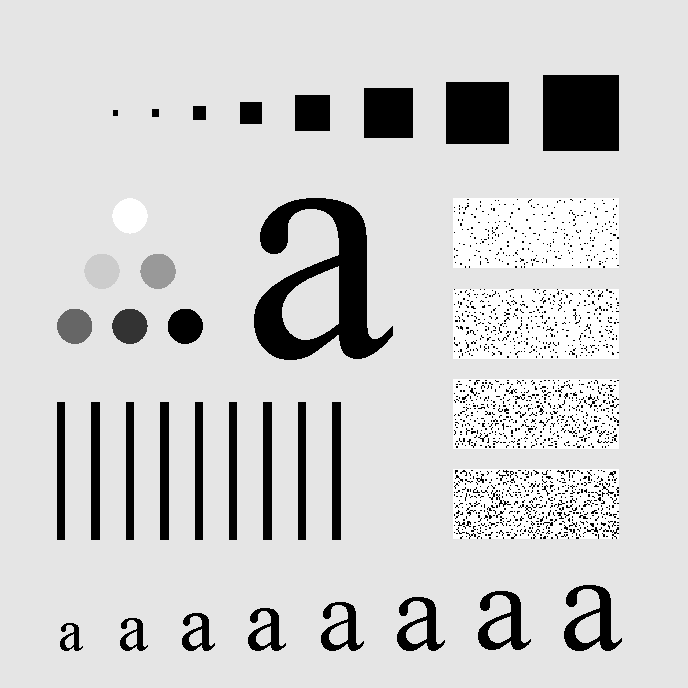
#> input picture Digital-Image-Processing/Lab 8/Lab8/smoothing.tif, 688 x 688 px
$ python 'Task 1.py'
#> lines starting #> are read from the running program, lines starting #| are printed output that depends on the picture
#> further down, img is the input picture: shape (688, 688); min 0, max 255, mean 207.3
import numpy as np
import cv2

def apply_filter(img,filter):
    filter_sum=0
    for x in range(0, filter.shape[0]):
        for y in range(0, filter.shape[1]):
            filter_sum = filter_sum + filter[x, y]
    arr=np.asarray(img)

    filter_row=filter.shape[0]
    filter_col=filter.shape[1]
    padding_size=filter_col/2                  #do zero padding acc. to the filer size to avoid out of bound errors
    arr=np.pad(arr, int(padding_size), mode='constant')  #applying zero padding
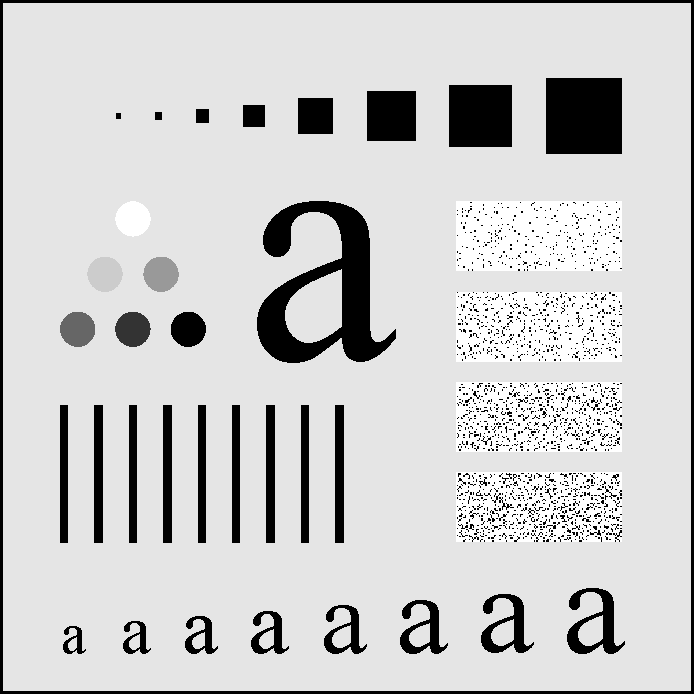
#> arr: shape (694, 694); min 0, max 255, mean 203.7
    rows = arr.shape[0]  # width & height of the image i.e. no. of pixels
#> rows = 694
    cols = arr.shape[1]
#> cols = 694
    c = 0
    d=0
    g=filter.shape[1]
    for a in range(0,(rows*cols)):
        if filter_col>cols:   #for last column pixel, move the window to the next row
             d+=1
             filter_row+=1
             c=0
             filter_col=g
        if filter_row>rows:   #after last row limit of window, exit
             break
        b=arr[int(d):int(filter_row), int(c):int(filter_col)]
        sum=np.sum(filter*b)
        avg=sum/filter_sum
        arr[int(d+padding_size),int(c+padding_size)]=avg   #replacing with the avg pixel value
        c+=1    #for moving the window ahead one pixel at a time (same for rows also)
        filter_col+=1
#> this loop made 473345 passes
#> (sum, avg) on passes 1 to 3: (13969, 99.78), (16593, 118.5), (18286, 130.6)
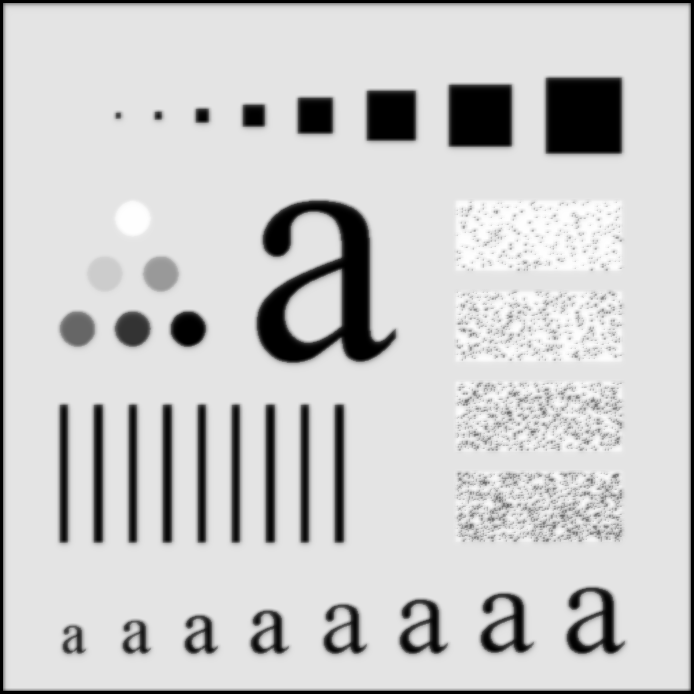
#> arr: shape (694, 694); min 0, max 254, mean 201.7
#> after the loop, c = 0; d = 688; filter_col = 7; filter_row = 695
    img = np.array(arr * 255, dtype=np.uint8)   #converting array to image
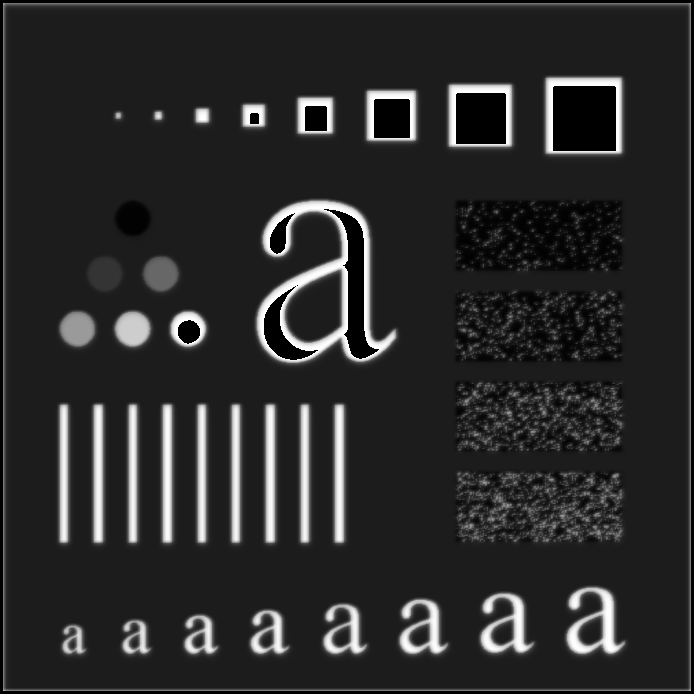
#> img: shape (694, 694); min 0, max 255, mean 42.8
    return arr

img = cv2.imread('smoothing.tif',0)
a = np.array([[1,1,2,2,2,1,1], [1,2,2,4,2,2,1], [2,2,4,8,4,2,2], [2,4,8,16,8,4,2],[2,2,4,8,4,2,2],[1,2,2,4,2,2,1],[1,1,2,2,2,1,1]])
img=apply_filter(img,a)
cv2.imwrite('gausian_filter_applied.jpg', img)
